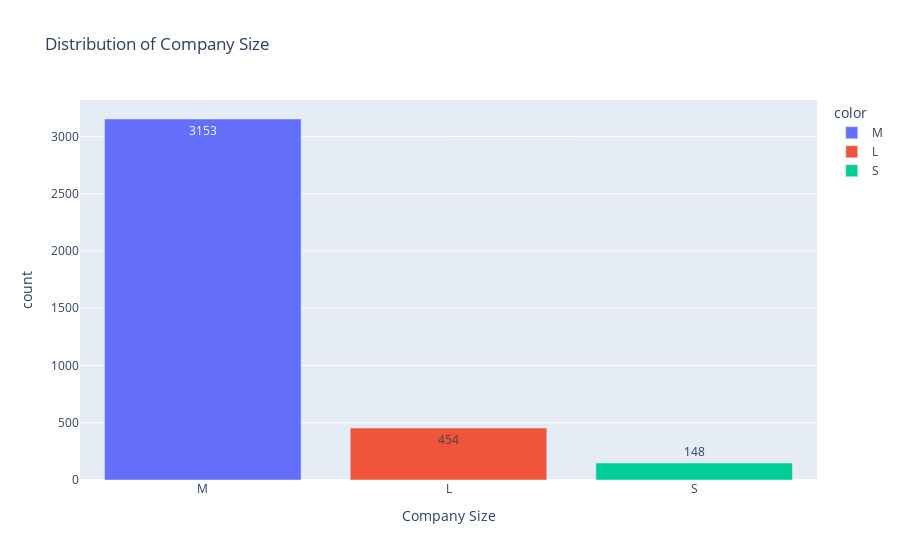

The cell this chart's notebook holds for it:
### Markdown cell above
### Company Size</div>

### Code cell
group = df['company_size'].value_counts()

fig = px.bar(y = group.values, x = group.index, 
             color = group.index, text = group.values,
             title = 'Distribution of Company Size')

fig.update_layout(xaxis_title = "Company Size", yaxis_title = "count")
fig.show()

### Figure 1 — Plotly figure (JSON) as saved in the notebook; plotly's stock layout.template omitted (floating-point values rounded to 4 significant figures)
{"data": [{"alignmentgroup": "True", "hovertemplate": "color=M<br>x=%{x}<br>y=%{y}<br>text=%{text}<extra></extra>", "legendgroup": "M", "marker": {"color": "#636efa", "pattern": {"shape": ""}}, "name": "M", "offsetgroup": "M", "orientation": "v", "showlegend": true, "text": [3153], "textposition": "auto", "type": "bar", "x": ["M"], "xaxis": "x", "y": [3153], "yaxis": "y"}, {"alignmentgroup": "True", "hovertemplate": "color=L<br>x=%{x}<br>y=%{y}<br>text=%{text}<extra></extra>", "legendgroup": "L", "marker": {"color": "#EF553B", "pattern": {"shape": ""}}, "name": "L", "offsetgroup": "L", "orientation": "v", "showlegend": true, "text": [454], "textposition": "auto", "type": "bar", "x": ["L"], "xaxis": "x", "y": [454], "yaxis": "y"}, {"alignmentgroup": "True", "hovertemplate": "color=S<br>x=%{x}<br>y=%{y}<br>text=%{text}<extra></extra>", "legendgroup": "S", "marker": {"color": "#00cc96", "pattern": {"shape": ""}}, "name": "S", "offsetgroup": "S", "orientation": "v", "showlegend": true, "text": [148], "textposition": "auto", "type": "bar", "x": ["S"], "xaxis": "x", "y": [148], "yaxis": "y"}], "layout": {"barmode": "relative", "legend": {"title": {"text": "color"}, "tracegroupgap": 0}, "title": {"text": "Distribution of Company Size"}, "xaxis": {"anchor": "y", "domain": [0, 1], "title": {"text": "Company Size"}}, "yaxis": {"anchor": "x", "domain": [0, 1], "title": {"text": "count"}}}}
